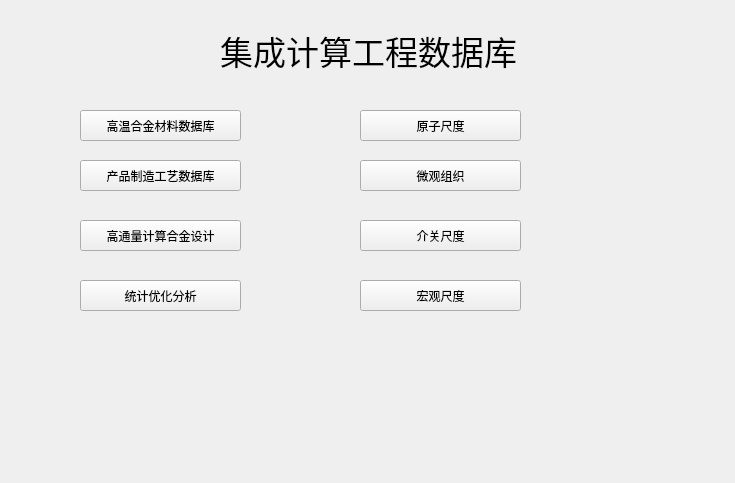
<?xml version="1.0" encoding="UTF-8"?>
<ui version="4.0">
 <class>MainWindow</class>
 <widget class="QMainWindow" name="MainWindow">
  <property name="geometry">
   <rect>
    <x>0</x>
    <y>0</y>
    <width>735</width>
    <height>483</height>
   </rect>
  </property>
  <property name="windowTitle">
   <string>MainWindow</string>
  </property>
  <widget class="QWidget" name="centralWidget">
   <widget class="QLabel" name="label">
    <property name="geometry">
     <rect>
      <x>220</x>
      <y>10</y>
      <width>321</width>
      <height>81</height>
     </rect>
    </property>
    <property name="font">
     <font>
      <family>微软雅黑</family>
      <pointsize>25</pointsize>
     </font>
    </property>
    <property name="text">
     <string>集成计算工程数据库</string>
    </property>
   </widget>
   <widget class="QPushButton" name="pushButton">
    <property name="geometry">
     <rect>
      <x>80</x>
      <y>110</y>
      <width>161</width>
      <height>31</height>
     </rect>
    </property>
    <property name="text">
     <string>高温合金材料数据库</string>
    </property>
   </widget>
   <widget class="QPushButton" name="pushButton_2">
    <property name="geometry">
     <rect>
      <x>80</x>
      <y>220</y>
      <width>161</width>
      <height>31</height>
     </rect>
    </property>
    <property name="text">
     <string>高通量计算合金设计</string>
    </property>
   </widget>
   <widget class="QPushButton" name="pushButton_3">
    <property name="geometry">
     <rect>
      <x>80</x>
      <y>280</y>
      <width>161</width>
      <height>31</height>
     </rect>
    </property>
    <property name="text">
     <string>统计优化分析</string>
    </property>
   </widget>
   <widget class="QPushButton" name="pushButton_4">
    <property name="geometry">
     <rect>
      <x>80</x>
      <y>160</y>
      <width>161</width>
      <height>31</height>
     </rect>
    </property>
    <property name="text">
     <string>产品制造工艺数据库</string>
    </property>
   </widget>
   <widget class="QPushButton" name="pushButton_5">
    <property name="geometry">
     <rect>
      <x>360</x>
      <y>160</y>
      <width>161</width>
      <height>31</height>
     </rect>
    </property>
    <property name="text">
     <string>微观组织</string>
    </property>
   </widget>
   <widget class="QPushButton" name="pushButton_6">
    <property name="geometry">
     <rect>
      <x>360</x>
      <y>110</y>
      <width>161</width>
      <height>31</height>
     </rect>
    </property>
    <property name="text">
     <string>原子尺度</string>
    </property>
   </widget>
   <widget class="QPushButton" name="pushButton_7">
    <property name="geometry">
     <rect>
      <x>360</x>
      <y>220</y>
      <width>161</width>
      <height>31</height>
     </rect>
    </property>
    <property name="text">
     <string>介关尺度</string>
    </property>
   </widget>
   <widget class="QPushButton" name="pushButton_8">
    <property name="geometry">
     <rect>
      <x>360</x>
      <y>280</y>
      <width>161</width>
      <height>31</height>
     </rect>
    </property>
    <property name="text">
     <string>宏观尺度</string>
    </property>
   </widget>
  </widget>
 </widget>
 <resources/>
 <connections/>
</ui>
